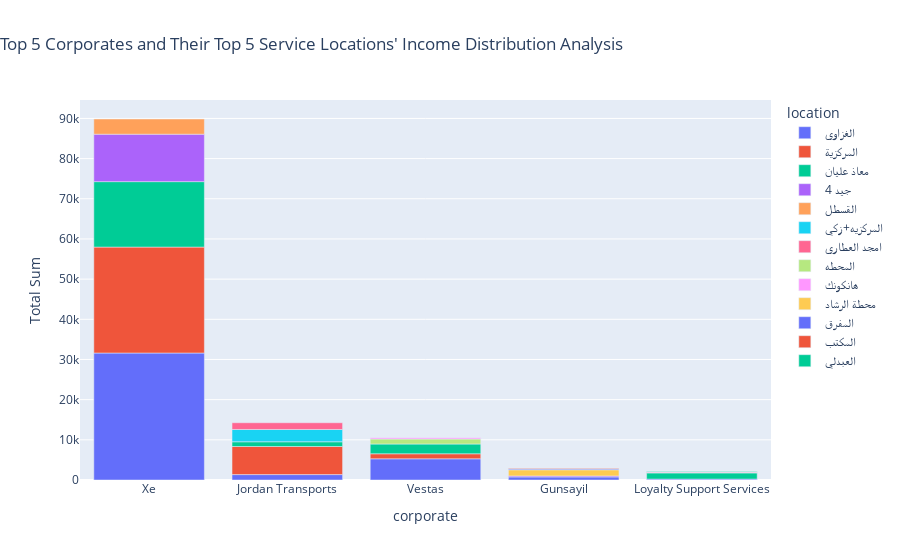
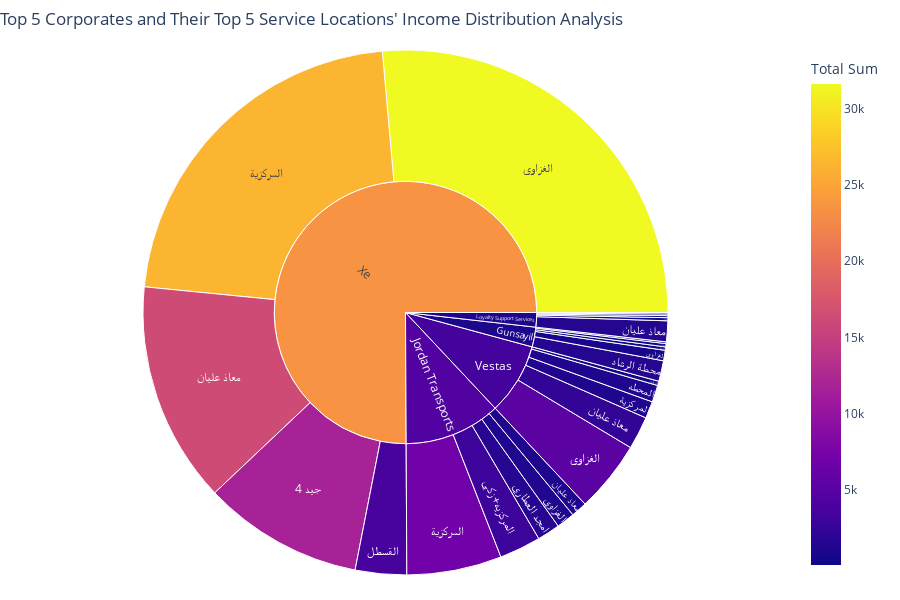

Write notebook code for charts like these, in order.
### Markdown cell above
#### Top 5 Corporates and Their Top 5 Service Locations' Income Distribution

### Code cell
text="The chart illustrates the income distribution for the top 5 companies and their top 5 service locations. 'Xe' stands out with the highest revenue, supported by locations such as 'Al-Azazi' and 'Al-Sharqiya'. Some companies may share the same service locations or benefit from different ones."
display(Markdown('#### *'+text+'*'))

corporate_Location = sumOfsum(df,'corporate','location','cost')
top_5_corporates = df.groupby('corporate')['cost'].sum().sort_index(ascending=False).nlargest(5).index
# Step 1: Filter for the top 5 corporates
filtered_data_top_corporates = corporate_Location[corporate_Location['corporate'].isin(top_5_corporates)]
# Step 2: For each corporate, find the top 5 service locations based on income
top_profitable_locations_per_corporate = pd.DataFrame()
for corporate in top_5_corporates:
    # Get the top 5 locations for this corporate
    top_locations = (filtered_data_top_corporates[filtered_data_top_corporates['corporate'] == corporate]
                     .nlargest(5, 'Total Sum'))
    # Identify the less profitable locations for this corporate (those not in the top 5)
    all_locations_for_corporate = filtered_data_top_corporates[filtered_data_top_corporates['corporate'] == corporate]
    top_profitable_locations = all_locations_for_corporate[all_locations_for_corporate['location'].isin(top_locations['location'])]
    # Append the less profitable locations to the  less DataFrame
    top_profitable_locations_per_corporate = pd.concat([top_profitable_locations_per_corporate, top_profitable_locations])
myPlot1(top_profitable_locations_per_corporate,'corporate','Total Sum','location','bar',"Top 5 Corporates and Their Top 5 Service Locations' Income Distribution", sort_by=None, ascending=True)

text="The chart illustrates the income distribution for the top 5 companies and their top 5 service locations. 'Xe' stands out with the highest revenue, supported by locations such as 'Al-Azazi' and 'Al-Sharqiya'. Some companies may share the same service locations or benefit from different ones."
display(Markdown('#### *'+text+'*'))
mySunBurst(top_profitable_locations_per_corporate,'corporate','location','Total Sum','Total Sum',"Top 5 Corporates and Their Top 5 Service Locations' Income Distribution")

### Figure 1 — Plotly figure (JSON) as saved in the notebook; plotly's stock layout.template omitted (floating-point values rounded to 4 significant figures)
{"data": [{"alignmentgroup": "True", "hovertemplate": "color=الغزاوي<br>x=%{x}<br>y=%{y}<extra></extra>", "legendgroup": "الغزاوي", "marker": {"color": "#636efa", "pattern": {"shape": ""}}, "name": "الغزاوي", "offsetgroup": "الغزاوي", "orientation": "v", "showlegend": true, "textposition": "auto", "type": "bar", "x": ["Xe", "Jordan Transports", "Vestas", "Gunsayil", "Loyalty Support Services"], "xaxis": "x", "y": [31608, 1347, 5277, 770, 227], "yaxis": "y"}, {"alignmentgroup": "True", "hovertemplate": "color=المركزية<br>x=%{x}<br>y=%{y}<extra></extra>", "legendgroup": "المركزية", "marker": {"color": "#EF553B", "pattern": {"shape": ""}}, "name": "المركزية", "offsetgroup": "المركزية", "orientation": "v", "showlegend": true, "textposition": "auto", "type": "bar", "x": ["Xe", "Jordan Transports", "Vestas"], "xaxis": "x", "y": [26367, 6993, 1251], "yaxis": "y"}, {"alignmentgroup": "True", "hovertemplate": "color=معاذ عليان<br>x=%{x}<br>y=%{y}<extra></extra>", "legendgroup": "معاذ عليان", "marker": {"color": "#00cc96", "pattern": {"shape": ""}}, "name": "معاذ عليان", "offsetgroup": "معاذ عليان", "orientation": "v", "showlegend": true, "textposition": "auto", "type": "bar", "x": ["Xe", "Jordan Transports", "Vestas", "Loyalty Support Services"], "xaxis": "x", "y": [16294, 1175, 2428, 1532], "yaxis": "y"}, {"alignmentgroup": "True", "hovertemplate": "color=4 جيد<br>x=%{x}<br>y=%{y}<extra></extra>", "legendgroup": "4 جيد", "marker": {"color": "#ab63fa", "pattern": {"shape": ""}}, "name": "4 جيد", "offsetgroup": "4 جيد", "orientation": "v", "showlegend": true, "textposition": "auto", "type": "bar", "x": ["Xe", "Gunsayil", "Loyalty Support Services"], "xaxis": "x", "y": [11811, 250, 125], "yaxis": "y"}, {"alignmentgroup": "True", "hovertemplate": "color=القسطل<br>x=%{x}<br>y=%{y}<extra></extra>", "legendgroup": "القسطل", "marker": {"color": "#FFA15A", "pattern": {"shape": ""}}, "name": "القسطل", "offsetgroup": "القسطل", "orientation": "v", "showlegend": true, "textposition": "auto", "type": "bar", "x": ["Xe"], "xaxis": "x", "y": [3780], "yaxis": "y"}, {"alignmentgroup": "True", "hovertemplate": "color=المركزيه+زكي<br>x=%{x}<br>y=%{y}<extra></extra>", "legendgroup": "المركزيه+زكي", "marker": {"color": "#19d3f3", "pattern": {"shape": ""}}, "name": "المركزيه+زكي", "offsetgroup": "المركزيه+زكي", "orientation": "v", "showlegend": true, "textposition": "auto", "type": "bar", "x": ["Jordan Transports"], "xaxis": "x", "y": [3060], "yaxis": "y"}, {"alignmentgroup": "True", "hovertemplate": "color=امجد العطاري<br>x=%{x}<br>y=%{y}<extra></extra>", "legendgroup": "امجد العطاري", "marker": {"color": "#FF6692", "pattern": {"shape": ""}}, "name": "امجد العطاري", "offsetgroup": "امجد العطاري", "orientation": "v", "showlegend": true, "textposition": "auto", "type": "bar", "x": ["Jordan Transports", "Loyalty Support Services"], "xaxis": "x", "y": [1678, 102], "yaxis": "y"}, {"alignmentgroup": "True", "hovertemplate": "color=المحطه<br>x=%{x}<br>y=%{y}<extra></extra>", "legendgroup": "المحطه", "marker": {"color": "#B6E880", "pattern": {"shape": ""}}, "name": "المحطه", "offsetgroup": "المحطه", "orientation": "v", "showlegend": true, "textposition": "auto", "type": "bar", "x": ["Vestas"], "xaxis": "x", "y": [1250], "yaxis": "y"}, {"alignmentgroup": "True", "hovertemplate": "color=هانكونك<br>x=%{x}<br>y=%{y}<extra></extra>", "legendgroup": "هانكونك", "marker": {"color": "#FF97FF", "pattern": {"shape": ""}}, "name": "هانكونك", "offsetgroup": "هانكونك", "orientation": "v", "showlegend": true, "textposition": "auto", "type": "bar", "x": ["Vestas"], "xaxis": "x", "y": [320], "yaxis": "y"}, {"alignmentgroup": "True", "hovertemplate": "color=محطة الرشاد<br>x=%{x}<br>y=%{y}<extra></extra>", "legendgroup": "محطة الرشاد", "marker": {"color": "#FECB52", "pattern": {"shape": ""}}, "name": "محطة الرشاد", "offsetgroup": "محطة الرشاد", "orientation": "v", "showlegend": true, "textposition": "auto", "type": "bar", "x": ["Gunsayil"], "xaxis": "x", "y": [1521], "yaxis": "y"}, {"alignmentgroup": "True", "hovertemplate": "color=المفرق<br>x=%{x}<br>y=%{y}<extra></extra>", "legendgroup": "المفرق", "marker": {"color": "#636efa", "pattern": {"shape": ""}}, "name": "المفرق", "offsetgroup": "المفرق", "orientation": "v", "showlegend": true, "textposition": "auto", "type": "bar", "x": ["Gunsayil"], "xaxis": "x", "y": [240], "yaxis": "y"}, {"alignmentgroup": "True", "hovertemplate": "color=المكتب<br>x=%{x}<br>y=%{y}<extra></extra>", "legendgroup": "المكتب", "marker": {"color": "#EF553B", "pattern": {"shape": ""}}, "name": "المكتب", "offsetgroup": "المكتب", "orientation": "v", "showlegend": true, "textposition": "auto", "type": "bar", "x": ["Gunsayil"], "xaxis": "x", "y": [130], "yaxis": "y"}, {"alignmentgroup": "True", "hovertemplate": "color=العبدلي<br>x=%{x}<br>y=%{y}<extra></extra>", "legendgroup": "العبدلي", "marker": {"color": "#00cc96", "pattern": {"shape": ""}}, "name": "العبدلي", "offsetgroup": "العبدلي", "orientation": "v", "showlegend": true, "textposition": "auto", "type": "bar", "x": ["Loyalty Support Services"], "xaxis": "x", "y": [150], "yaxis": "y"}], "layout": {"barmode": "relative", "legend": {"title": {"text": "location"}, "tracegroupgap": 0}, "title": {"text": "Top 5 Corporates and Their Top 5 Service Locations' Income Distribution Analysis", "x": 0}, "xaxis": {"anchor": "y", "domain": [0, 1], "title": {"text": "corporate"}}, "yaxis": {"anchor": "x", "domain": [0, 1], "title": {"text": "Total Sum"}}}}

### Figure 2 — Plotly figure (JSON) as saved in the notebook; plotly's stock layout.template omitted (floating-point values rounded to 4 significant figures)
{"data": [{"branchvalues": "total", "customdata": [[250], [125], [11811], [150], [770], [1347], [227], [5277], [31608], [3780], [1250], [6993], [1251], [26367], [3060], [240], [130], [1678], [102], [1521], [1175], [1532], [2428], [16294], [320], [1045.0], [4510.0], [1146.0], [3512.0], [23520.0]], "domain": {"x": [0, 1], "y": [0, 1]}, "hovertemplate": "labels=%{label}<br>Total Sum_sum=%{value}<br>parent=%{parent}<br>id=%{id}<br>Total Sum=%{color}<extra></extra>", "ids": ["Gunsayil/4 جيد", "Loyalty Support Services/4 جيد", "Xe/4 جيد", "Loyalty Support Services/العبدلي", "Gunsayil/الغزاوي", "Jordan Transports/الغزاوي", "Loyalty Support Services/الغزاوي", "Vestas/الغزاوي", "Xe/الغزاوي", "Xe/القسطل", "Vestas/المحطه", "Jordan Transports/المركزية", "Vestas/المركزية", "Xe/المركزية", "Jordan Transports/المركزيه+زكي", "Gunsayil/المفرق", "Gunsayil/المكتب", "Jordan Transports/امجد العطاري", "Loyalty Support Services/امجد العطاري", "Gunsayil/محطة الرشاد", "Jordan Transports/معاذ عليان", "Loyalty Support Services/معاذ عليان", "Vestas/معاذ عليان", "Xe/معاذ عليان", "Vestas/هانكونك", "Gunsayil", "Jordan Transports", "Loyalty Support Services", "Vestas", "Xe"], "labels": ["4 جيد", "4 جيد", "4 جيد", "العبدلي", "الغزاوي", "الغزاوي", "الغزاوي", "الغزاوي", "الغزاوي", "القسطل", "المحطه", "المركزية", "المركزية", "المركزية", "المركزيه+زكي", "المفرق", "المكتب", "امجد العطاري", "امجد العطاري", "محطة الرشاد", "معاذ عليان", "معاذ عليان", "معاذ عليان", "معاذ عليان", "هانكونك", "Gunsayil", "Jordan Transports", "Loyalty Support Services", "Vestas", "Xe"], "marker": {"coloraxis": "coloraxis", "colors": [250, 125, 11811, 150, 770, 1347, 227, 5277, 31608, 3780, 1250, 6993, 1251, 26367, 3060, 240, 130, 1678, 102, 1521, 1175, 1532, 2428, 16294, 320, 1045.0, 4510.0, 1146.0, 3512.0, 23520.0]}, "name": "", "parents": ["Gunsayil", "Loyalty Support Services", "Xe", "Loyalty Support Services", "Gunsayil", "Jordan Transports", "Loyalty Support Services", "Vestas", "Xe", "Xe", "Vestas", "Jordan Transports", "Vestas", "Xe", "Jordan Transports", "Gunsayil", "Gunsayil", "Jordan Transports", "Loyalty Support Services", "Gunsayil", "Jordan Transports", "Loyalty Support Services", "Vestas", "Xe", "Vestas", "", "", "", "", ""], "type": "sunburst", "values": [250, 125, 11811, 150, 770, 1347, 227, 5277, 31608, 3780, 1250, 6993, 1251, 26367, 3060, 240, 130, 1678, 102, 1521, 1175, 1532, 2428, 16294, 320, 2911, 14253, 2136, 10526, 89860]}], "layout": {"coloraxis": {"colorbar": {"title": {"text": "Total Sum"}}, "colorscale": [[0, "#0d0887"], [0.1111, "#46039f"], [0.2222, "#7201a8"], [0.3333, "#9c179e"], [0.4444, "#bd3786"], [0.5556, "#d8576b"], [0.6667, "#ed7953"], [0.7778, "#fb9f3a"], [0.8889, "#fdca26"], [1, "#f0f921"]]}, "height": 600, "legend": {"tracegroupgap": 0}, "margin": {"b": 25, "l": 25, "r": 25, "t": 50}, "title": {"text": "Top 5 Corporates and Their Top 5 Service Locations' Income Distribution Analysis", "x": 0}}}
